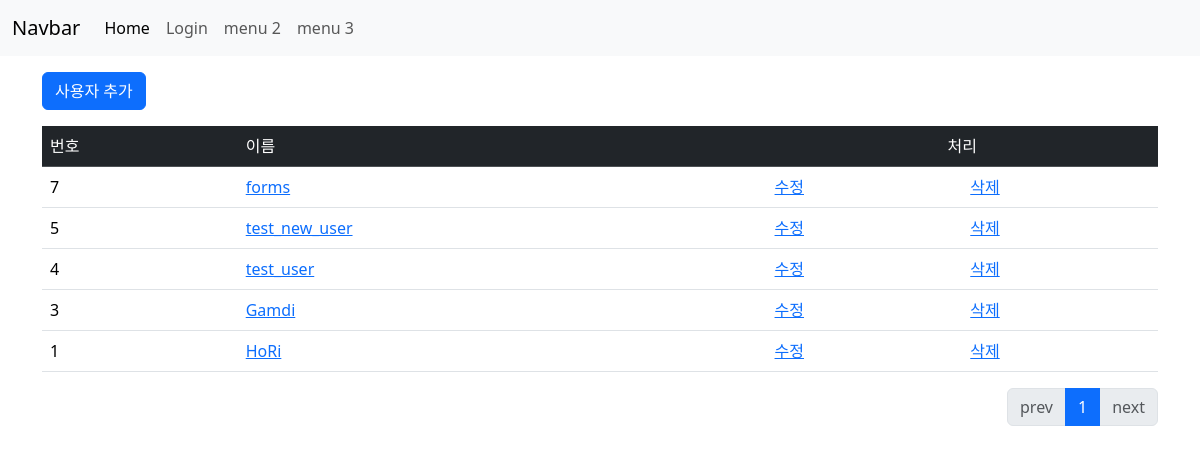
Page /TestDjango/ on the earlier database version.
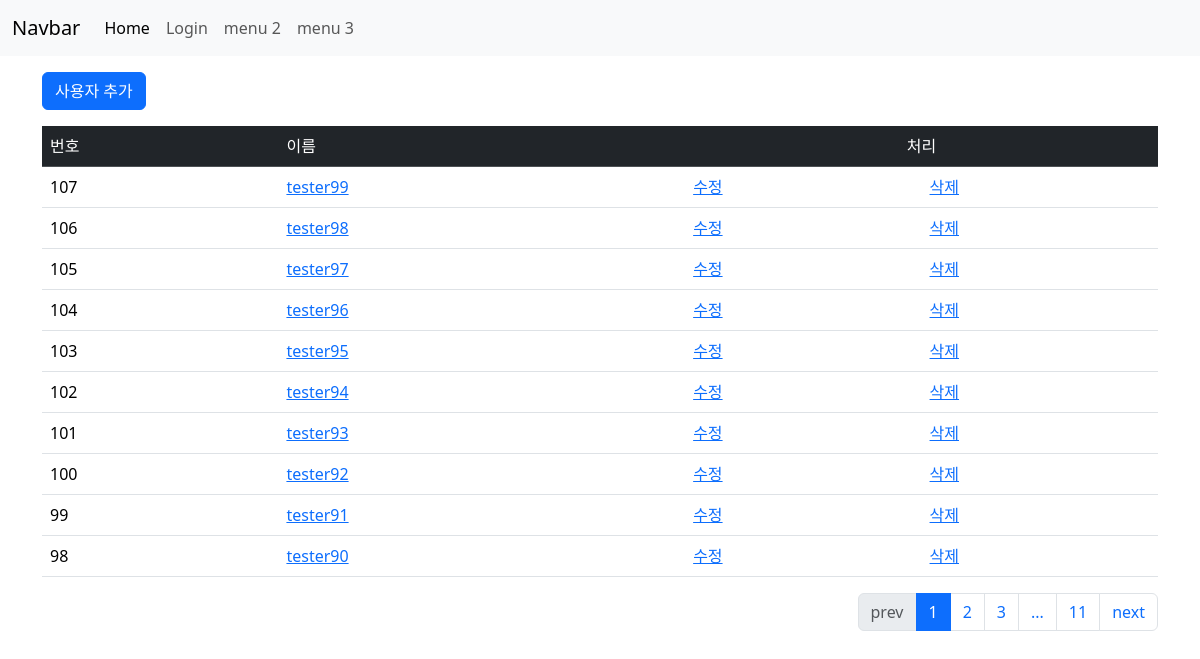
Same page on the later database version.
### TestDjango/models.py (models this page shows, shortened)
class Member(models.Model):
    name = models.CharField(max_length=50)
    email = models.CharField(max_length=100)
    profile = models.TextField()
    create_date = models.DateTimeField()

### TestDjango/views.py (the view)
# urls.py: path('', views.index, name='index'),
def index(request):
    cur_page = request.GET.get('page', 1) # page
    member_list = Member.objects.order_by('-create_date')
    paginator = Paginator(member_list, 10) # 페이지 당 10개
    page = paginator.get_page(cur_page) # page 오브젝트 생성
    context = {'member_list' : page}
    return render(request, template_name='TestDjango/member_list.html', context=context)

### templates/TestDjango/member_list.html (shortened to what this page needs)
{% extends "frame.html" %}
{% block content %}
<div class="container mt-3">
    <a href="{% url 'TestDjango:input' %}" class="btn btn-primary mb-3">사용자 추가</a>
    {% if member_list %}
        {% for member in member_list %}
            {% if forloop.first %}
        <table class="table">
            <tr class="table-dark">
                <td>번호</td>
                <td>이름</td>
                <td colspan="2" style="text-align: center;">처리</td>
            </tr>
            {% endif %}
            <tr>
                <td>{{ member.id }}</td>
                <td><a href="{% url 'TestDjango:detail' member.id %}">{{member.name}}</a></td>
                <td><a href="{% url 'TestDjango:editform' member.id %}">수정</a></td>
                <td><a href="{% url 'TestDjango:delete' member.id %}">삭제</a></td>
            </tr>
            {% if forloop.last %}
        </table>
            {% endif %}
        {% endfor %}
    {% else %}
        <p>사용자 데이터가 없습니다.</p>
    {% endif %}
    <nav aria-label="Page navigation example">
        <ul class="pagination justify-content-end">
            {% if member_list.has_previous %}
            <li class="page-item">
                <a class="page-link" href="?page={{ member_list.previous_page_number }}">prev</a>
            </li>
            {% else %}
            <li class="page-item disabled">
                <a class="page-link">prev</a>
            </li>
            {% endif %}
            {% for page_number in member_list.paginator.page_range %}
                {% if page_number == 1 or page_number == member_list.paginator.num_pages %}
                    <li class="page-item{% if page_number == member_list.number %} active{% endif %}">
                        <a class="page-link" href="?page={{ page_number }}">{{ page_number }}</a>
                    </li>
                {% elif page_number >= member_list.number|add:-2 and page_number <= member_list.number|add:2 %}
                    <li class="page-item{% if page_number == member_list.number %} active{% endif %}">
                        <a class="page-link" href="?page={{ page_number }}">{{ page_number }}</a>
                    </li>
                {% elif page_number == member_list.number|add:-3 or page_number == member_list.number|add:3 %}
                    <li class="page-item"><span class="page-link">...</span></li>
                {% endif %}
            {% endfor %}
            {% if member_list.has_next %}
                <li class="page-item">
                    <a class="page-link" href="?page={{ member_list.next_page_number }}">next</a>
                </li>
            {% else %}
                <li class="page-item disabled">
                    <a class="page-link" href="#">next</a>
                </li>
            {% endif %}
        </ul>
      </nav>
</div>
{% endblock %}

Differences in the rows shown:
no longer on this page (row unchanged): Member: shows "번호", id "7", name "forms"
no longer on this page (row unchanged): Member: id "5", name "test_new_user"
no longer on this page (row unchanged): Member: id "4", name "test_user"
no longer on this page (row unchanged): Member: id "3", name "Gamdi"
no longer on this page (row unchanged): Member: id "1", name "HoRi"
added Member: shows "번호", id "107", name "tester99"
added Member: id "106", name "tester98"
added Member: id "105", name "tester97"
added Member: id "104", name "tester96"
added Member: id "103", name "tester95"
added Member: id "102", name "tester94"
added Member: id "101", name "tester93"
added Member: id "100", name "tester92"
added Member: id "99", name "tester91"
added Member: id "98", name "tester90"
Other differences:
new list line: "2"
new list line: "3"
new list line: "11"
